Frame 1 (no input): blank canvas, image omitted
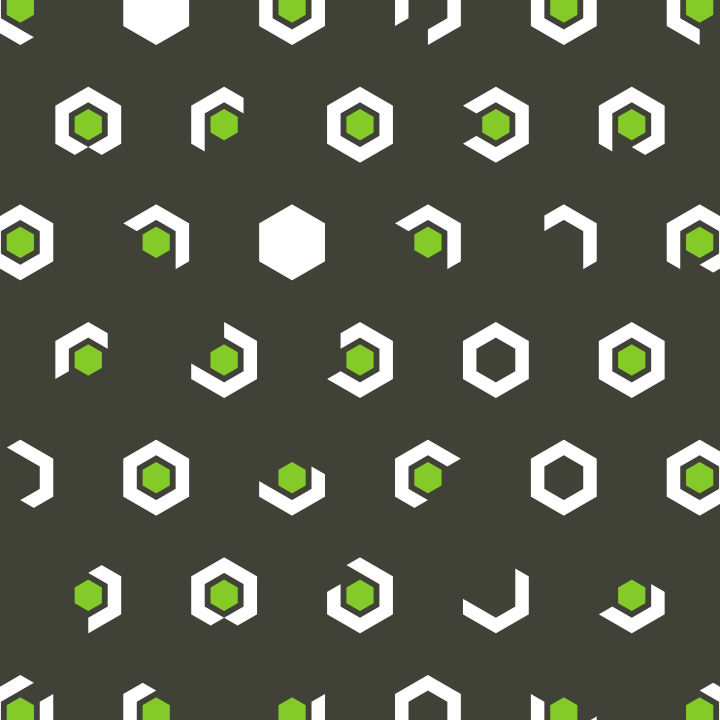
Frame 2 (the mouse pressed at the canvas centre, redrawn once)

The Processing sketch that drew this single still picture (run headless with seeded random() and noise(); the mouse was pressed at the canvas centre and the sketch redrawn once):

// Processing sketch: sketch008
// ── sketch008.pde
color white = #ffffff;
color grey = #404137;
color green = #84CB29;

color bg, outline, box;

void setup() {
  size(720, 720);
  colorMode(HSB, 360, 100, 100);
  noLoop();
}

void draw() {
  float radius = random(30, 40);
  float alpha = random(0.2, 0.8);
  float gap = radius * random(3);
  float stepx = radius * sqrt(3) + gap;
  float stepy = stepx * sqrt(3) / 2;

  int numy = floor(height * 0.5 / stepy) + 1;
  int numx = floor(width * 0.5 / stepx) + 1;

  switch ((int)random(6)) {
    case 0: bg = white;  outline = grey;  box = green;  break;
    case 2: bg = grey;   outline = white; box = green;  break;
    case 3: bg = grey;   outline = green; box = white;  break;
    case 4: bg = green;  outline = white; box = grey;   break;
    case 5: bg = green;  outline = grey;  box = white;   break;
  }

  background(bg);
  
  noStroke();
  fill(outline);

  translate(width/2, height/2);
  for (int y = -numy; y <= numy; y++) {
    float pixy = y * stepy;
    int odd = (abs(y) % 2);    
    for (int x = -numx; x <= numx + odd; x++) {
      float pixx = x * stepx - odd * stepx / 2;
      pushMatrix();
      translate(pixx, pixy);
      drawHexagram(radius, alpha);
      popMatrix();
      
    }
  }
}

void drawHexagram(float radius, float alpha) {
  int rotateType = (int)random(6);
  int beginType = (int)random(3) - 1;
  int lenType = (int)random(2, 6);
  int endType = (int)random(3) - 1;
  float len = alpha * radius;
  
  if (random(1) < 0.95) {
    pushMatrix();
    rotate(TWO_PI / 6 * rotateType + TWO_PI / 12);
    beginShape();
    // begin
    if (beginType != -1) addCorner(0, len);
    addEdge(0, radius, alpha, beginType);
    if (beginType == -1) addCorner(0, radius);
    // go
    for (int i = 0; i < lenType; i++) {
      addCorner(i + 1, radius);
    }
    // end
    if (endType == 1) addCorner(lenType + 1, radius);
    addEdge(lenType + 1, radius, alpha, endType);
    if (endType != 1) addCorner(lenType + 1, len);
    // back
    for (int i = 0; i < lenType; i++) {
      addCorner(lenType - i, len);
    }
    endShape(CLOSE);
    
    // box
    if (random(1) < 0.7) {
      pushStyle();
      fill(box);
      drawHexagon(len * 0.7);
      popStyle();
    }
    
    popMatrix();
  } else {
    pushStyle();
    if (random(1) < 0.5) {
      fill(outline);
    } else {
      fill(box);
    }      
    pushMatrix();
    rotate(TWO_PI / 12);
    drawHexagon(radius);
    popMatrix();
    popStyle();
  }
}

void drawHexagon(float radius) {
  beginShape();
  for (int i = 0; i < 6; i++) {
    addCorner(i, radius);
  }
  endShape(CLOSE);  
}

void addEdge(int idx, float radius, float alpha, int type) {
  float len = alpha * radius;
  float angle1 = TWO_PI / 6 * (idx % 6);
  float angle2 = TWO_PI / 6 * ((idx + type) % 6);
  float x = len * cos(angle1) + (radius - len) * cos(angle2);
  float y = len * sin(angle1) + (radius - len) * sin(angle2);
  vertex(x, y);
}

void addCorner(int idx, float radius) {
  float angle = TWO_PI / 6 * (idx % 6);
  float x = radius * cos(angle);
  float y = radius * sin(angle);
  vertex(x, y);
}

void keyPressed() {
  switch (key) {
    case 'r':
      redraw();
      break;
    case 's':
      save("dist/" + String.valueOf(System.currentTimeMillis()) + ".png");
      break;
  }
}
